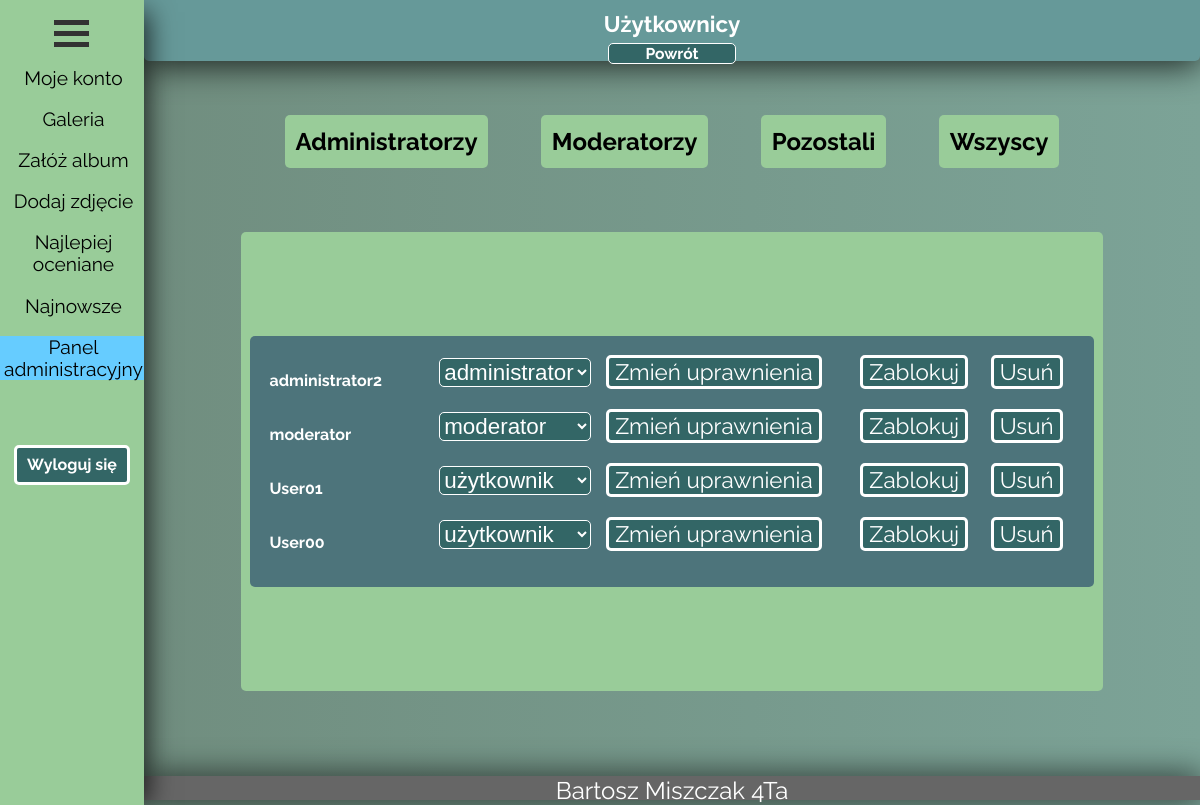
The app's page /admin/uzytkownicy.php (signed in) with its own data.
### tables this page shows
CREATE TABLE `uzytkownicy`
(
    `id`             int(11) NOT NULL,
    `login`          varchar(20)  NOT NULL,
    `haslo`          varchar(32)  NOT NULL,
    `email`          varchar(128) NOT NULL,
    `zarejestrowany` date                                NOT NULL,
    `uprawnienia`    enum('użytkownik','moderator','administrator','') NOT NULL,
    `aktywny`        tinyint(1) NOT NULL
);

### admin/uzytkownicy.php (the view, shortened to what this page needs)
<html>
<?php
include_once "../connect.php";
?>
<head>
    <link rel="stylesheet" href="../js/parallax/animate.css" type="text/css">
    <link rel="stylesheet" href="../js/preloader/preloader.css" type="text/css">
    <link rel="stylesheet" href="../css/galeria/style_list.css" type="text/css">
    <link rel="stylesheet" href="../css/galeria/style_galeria.css"
          type="text/css">
    <link rel="stylesheet" href="../css/style_admin.css" type="text/css">
</head>
<body>
<?php include_once "../menu.php"; ?>
<div class="content">
    <div class="filterBar"
         style="text-align: center; color: #FFF; font-weight: bold; font-size: 140%;">
        Użytkownicy
        <a class="link" href="index.php"
           style="width: auto; height: 100%; font-size:70%; display:flex;justify-content:center;align-items:center;">
            <div class="comeBack">Powrót</div>
        </a>
    </div>
    <div class="gallery"
         style="overflow-y: auto; overflow-x: hidden; height: 80%; display: flex; flex-wrap: wrap; justify-content: center;">
        <div style="display:flex;justify-content:center;align-items:center;">
            <a class="link" id="target"
               href="uzytkownicy.php?filtr=administrator" style="padding: 2%;">
                <div class="sel">Administratorzy</div>
            </a>
            <a class="link" id="target" href="uzytkownicy.php?filtr=moderator"
               style="padding: 2%;">
                <div class="sel">Moderatorzy</div>
            </a>
            <a class="link" id="target" href="uzytkownicy.php?filtr=użytkownik"
               style="padding: 2%;">
                <div class="sel">Pozostali</div>
            </a>
            <a class="link" id="target" href="uzytkownicy.php?"
               style="padding: 2%;">
                <div class="sel">Wszyscy</div>
            </a>
        </div>
        <?php
        echo '<div class="edit" style="display:flex;justify-content:center;align-items:center;">';
        if (isset($_GET['filtr'])) {
            $result = mysqli_query($conn, "SELECT id, login, uprawnienia, aktywny FROM uzytkownicy WHERE uprawnienia='$_GET[filtr]' ORDER BY uprawnienia DESC");
        } else {
            $result = mysqli_query($conn, "SELECT id, login, uprawnienia, aktywny FROM uzytkownicy ORDER BY uprawnienia DESC");
        }
        echo '<table class="usery">';
        while ($row = mysqli_fetch_assoc($result)) {
            if ($row['login'] != $_SESSION['user']['login']) {
                echo '<tr>
                                <td class="nick">' . $row['login'] . '</td>
                                <td>
                                    <form method="post" action="uzytkownicy.php" style="display:flex;justify-content:center;align-items:center;">
                                        <input type="hidden" name="userId1" value="' . $row['id'] . '" />
                                        <select name="upraw" class="upry">';
                switch ($row['uprawnienia']) {
                    case "administrator":
                        echo '
                                                    <option value="' . $row['uprawnienia'] . '" selected>' . $row['uprawnienia'] . '</option>
                                                    <option value="moderator">moderator</option>
                                                    <option value="użytkownik">użytkownik</option>
                                                            ';
                        break;
                    case "moderator":
                        echo '
                                                            <option value="administrator">administrator</option>
                                                            <option value="' . $row['uprawnienia'] . '" selected>' . $row['uprawnienia'] . '</option>
                                                            <option value="użytkownik">użytkownik</option>
                                                            ';
                        break;
                    default:
                        echo '<option value="administrator">administrator</option>
                                                            <option value="moderator">moderator</option>
                                                            <option value="' . $row['uprawnienia'] . '" selected>' . $row['uprawnienia'] . '</option>
                                                            ';
                }
                echo '</select>';
                echo '<button type="submit" class="tCh" style="margin-left: 15px;">Zmień uprawnienia</button>
                                                </form>
                                            </td>
                                            <td>
                                                <form method="post" action="uzytkownicy.php">
                                                    <input type="hidden" name="userId2" value="' . $row['id'] . '" />
                                                    <button type="submit" class="tCh">';
                if ($row['aktywny'] == 1) {
                    echo 'Zablokuj</button>';
                } else {
                    echo 'Odblokuj</button>';
                    echo '<input type="hidden" name="userId2-1" value="1" />';
                }
                echo '</form>
                                            </td>
                                            <td>
                                                <form method="post" action="uzytkownicy.php">
                                                    <input type="hidden" name="userId3" value="' . $row['id'] . '" />
                                                    <button type="submit" onclick="return deluser()" class="tCh">Usuń</button>
                                                </form>
                                            </td>
                                          </tr>';
            }
        }
        echo '</table></div>';
        ?>
    </div>
    <div class="foot">Bartosz Miszczak 4Ta</div>
</div>
</body>
</html>

### css/galeria/style_galeria.css (style rules this page uses)
html { margin: 0; padding: 0; height: 100%; overflow: hidden; }
body { margin: 0; padding: 0; height: 100%; font-family: 'Raleway', sans-serif; background: linear-gradient(270deg, #2a3c40, #374f53, #416063, #4d747b, #4f839a, #6bacca, #8bd0e2, #8cc1b9, #6f8b7c); background-size: 1800% 1800%; -webkit-animation: BackgroundFade 20s ease infinite; -moz-animation: BackgroundFade 20s ease infinite; animation: BackgroundFade 20s ease infinite; }
a.link:link { text-decoration: none; color: #000; }
div.content { width: 88%; min-height: 100%; margin-left: 12%; float: left; position: relative; }
div.gallery { width: 100%; }
div.foot { width: 100%; height: 3%; position: absolute; float: left; bottom: 0; font-size: 150%; color: #FFF; text-align: center; background-color: #666666; -webkit-box-shadow: 2px 0px 32px 0px rgba(0, 0, 0, 0.75); -moz-box-shadow: 2px 0px 32px 0px rgba(0, 0, 0, 0.75); box-shadow: 2px 0px 32px 0px rgba(0, 0, 0, 0.75); }
div.filterBar { top: 0; background-color: #669999; width: 100%; height: 5%; padding-top: 1%; padding-bottom: 1%; border-bottom-left-radius: 5px; border-bottom-right-radius: 5px; -webkit-box-shadow: 0px 5px 33px 0px rgba(0, 0, 0, 0.75); -moz-box-shadow: 0px 5px 33px 0px rgba(0, 0, 0, 0.75); box-shadow: 0px 5px 33px 0px rgba(0, 0, 0, 0.75); }
div.edit { width: 80%; min-height: 60%; border-radius: 5px; background-color: #99CC99; overflow-x: hidden; overflow-y: auto; text-align: center; font-size: 110%; font-weight: bold; margin: 1%; padding: 0.8%; }
.tCh { width: 11%; margin-left: 1%; border: 3px solid #FFF; color: #FFF; background-color: #336666; border-radius: 5px; font-family: 'Raleway', sans-serif; }

### css/style_admin.css (style rules this page uses)
div.edit { height: auto; }
div.comeBack { color: #FFF; background-color: #336666; border-radius: 5px; width: 12%; margin-bottom: 0.5%; border: 1px solid #FFF; }
tr { border-bottom: 1pt solid #FFF; }
table.usery { width: 100%; height: auto;; background-color: #4d747b; padding: 2%; border-radius: 5px; color: #fff; }
.nick { font-weight: bold; }
button.tCh { width: auto; font-size: 140%; }
#target { display: flex; flex-wrap: wrap; justify-content: center; width: 40%; height: 20%; border-radius: 5px; margin: 5%; background-color: #99CC99; transition-property: background-color; transition-duration: 0.4s; }
div.sel { font-size: 150%; display: flex; justify-content: center; align-items: center; font-weight: bold; }
select.upry { border-radius: 5px; border: 1px solid #FFF; background-color: #336666; color: #FFF; width: auto; font-size: 140%; }

### records on screen
uzytkownicy: login "administrator2", upraw "administrator", aktywny "Zablokuj"
uzytkownicy: login "moderator", upraw "moderator", aktywny "Zablokuj"
uzytkownicy: login "User01", upraw "użytkownik", aktywny "Zablokuj"
uzytkownicy: login "User00", upraw "użytkownik", aktywny "Zablokuj"
